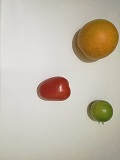
%> input picture pat2.jpg, 120 x 160 px
$ octave InstarImage.m   (GNU Octave 9; MATLAB toolbox functions it lacks are replaced by stand-ins)
%> lines starting %> are read from the running program, lines starting %| are printed output that depends on the picture
clc,clear all,close all;
Ima=imread('pat2.jpg');
%> Ima is the input picture: size 160x120x3 uint8; mean R, G, B 195.9, 187, 172.6
Id=double(Ima);
figure,imshow(Ima),title('Imagen para entrenar');
Cr=Ima(:,:,1);
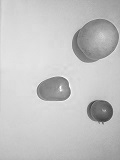
%> Cr: size 160x120 uint8; min 59, max 255, mean 195.9
Cg=Ima(:,:,2);
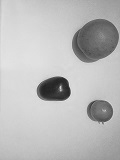
%> Cg: size 160x120 uint8; min 32, max 235, mean 187
Cb=Ima(:,:,3);
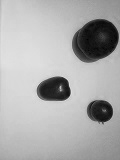
%> Cb: size 160x120 uint8; min 0, max 225, mean 172.6
%obtencion de los patrones de entrenamiento
figure(2)
plot3(Ima(:,:,1),Ima(:,:,2),Ima(:,:,3),'m.')
hold on
xlabel('Niveles de rojo'),ylabel('Niveles de verde'),zlabel('Niveles de azul')
title('Puntos de entrenamiento')
grid on
Crv=[Cr(:)'];
Cgv=[Cg(:)'];
Cbv=[Cb(:)'];
Datos=[Crv;Cgv;Cbv]';
xy=double(Datos');
cm=sum(xy,2)/length(xy(1,:));
%> cm = [195.9; 187; 172.6]
w=zeros(4,3);
w(1,:)=[221,220,218]+20;
w(2,:)=[101,113,27]+20;
w(3,:)=[139,45,35]+20;
w(4,:)=[168,108,22]+20;
alph=.5;
plot3(w(1,1),w(1,2),w(1,3),'*k',w(2,1),w(2,2),w(2,3),'*k',w(3,1),w(3,2),w(3,3),'*k',w(4,1),w(4,2),w(4,3),'*k')
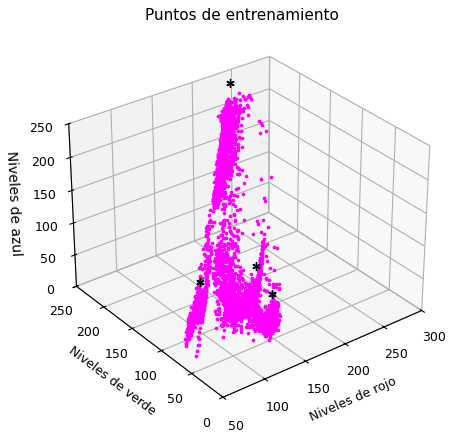
%> figure redrawn from the program's plot data
C(1,:)=w(1,:);
C(2,:)=w(2,:);
C(3,:)=w(3,:);
C(4,:)=w(4,:);
%%
figure
while alph>.001
  numr=round(rand(1)*(length(Datos)-1))+1;
%> (the run ends here)

$ run again, with pat3.jpg copied over pat2.jpg
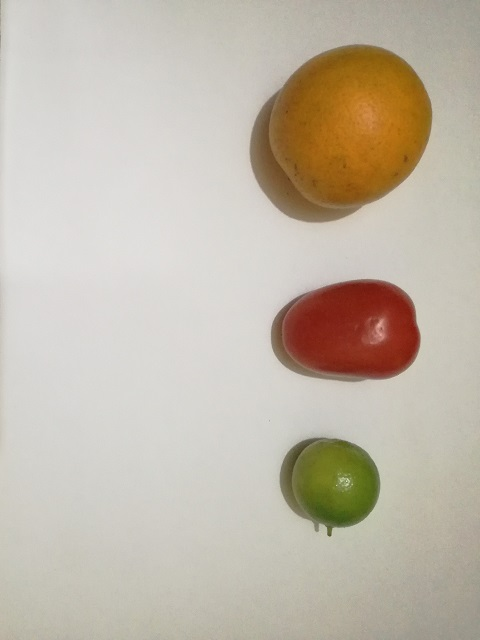
%> input picture pat3.jpg, 480 x 640 px
%> Ima is the input picture: size 640x480x3 uint8; mean R, G, B 194.1, 185, 170.7
%> `Cb=Ima(:,:,3);`:
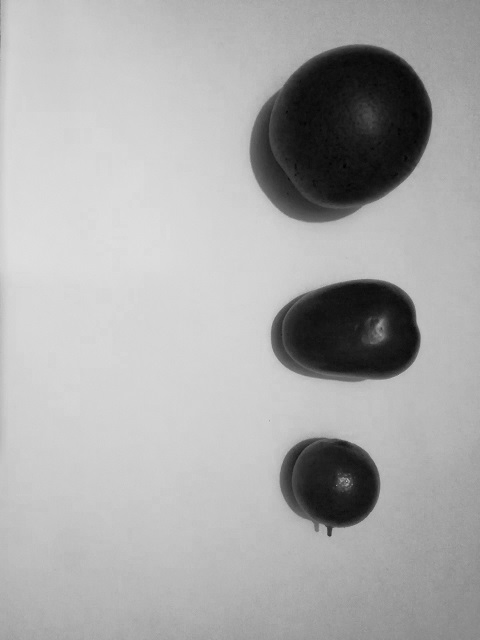
%> Cb: size 640x480 uint8; min 0, max 223, mean 170.7
%> cm = [194.1; 185; 170.7]
%> `plot3(w(1,1),w(1,2),w(1,3),'*k',w(2,1),w(2,2),w(2,3),'*k',w(3,1),w(3,2..`:
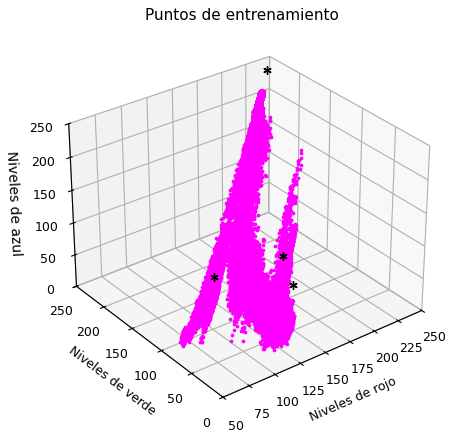
%> figure redrawn from the program's plot data
